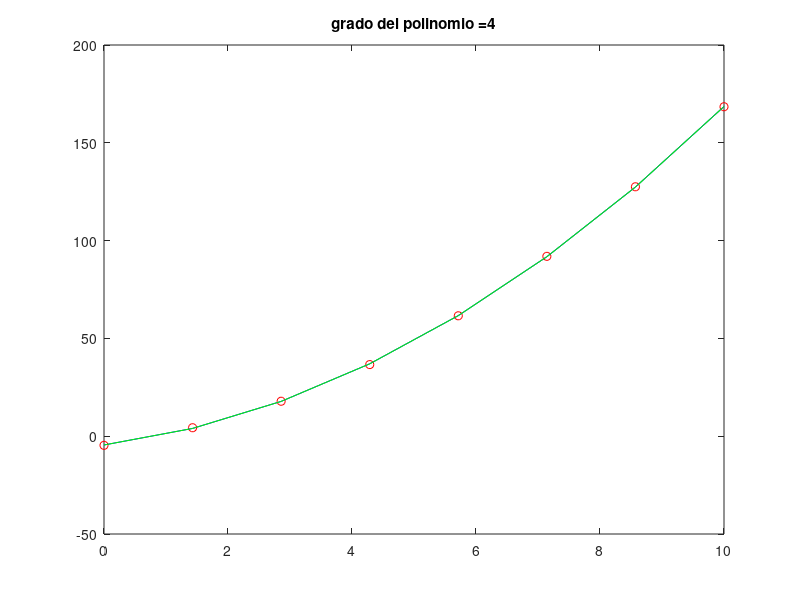

Recreate this plot in MATLAB.
clear all;
close all;

x = linspace(0,10,8);
n = length(x);
y = ((x+3)*(4/3).*x)-4;
pr=sin(3.*x)*1*rand(n);
y=y+pr;
y=y';

% approssimazione ai minimi quadrati:
for q=[2 3 4]
  figure(1); 
  plot(x,y,'ro'); 
  hold on;
  A=vander(x); A=A(:,end-q+1:end);
  
  c=(A'*A) \(A' * y);
  
  [Q R]=qr(A);
  l=R \(Q' * y);
  
  errsq1=sum((y'-polyval(c,x)).^2);
  errsq2=sum((y'-polyval(l,x)).^2);
  
  disp(['MQ gradopol=' num2str(q) '   sqm=' num2str(errsq1)]);
  disp(['QR gradopol=' num2str(q) '   sqm=' num2str(errsq2)]);
  
  plot(x,polyval(c,x),'b-'); 
  plot(x,polyval(l,x),'g-');
  hold off;
  title(['grado del polinomio =' num2str(q)]);
  pause;
end;


  